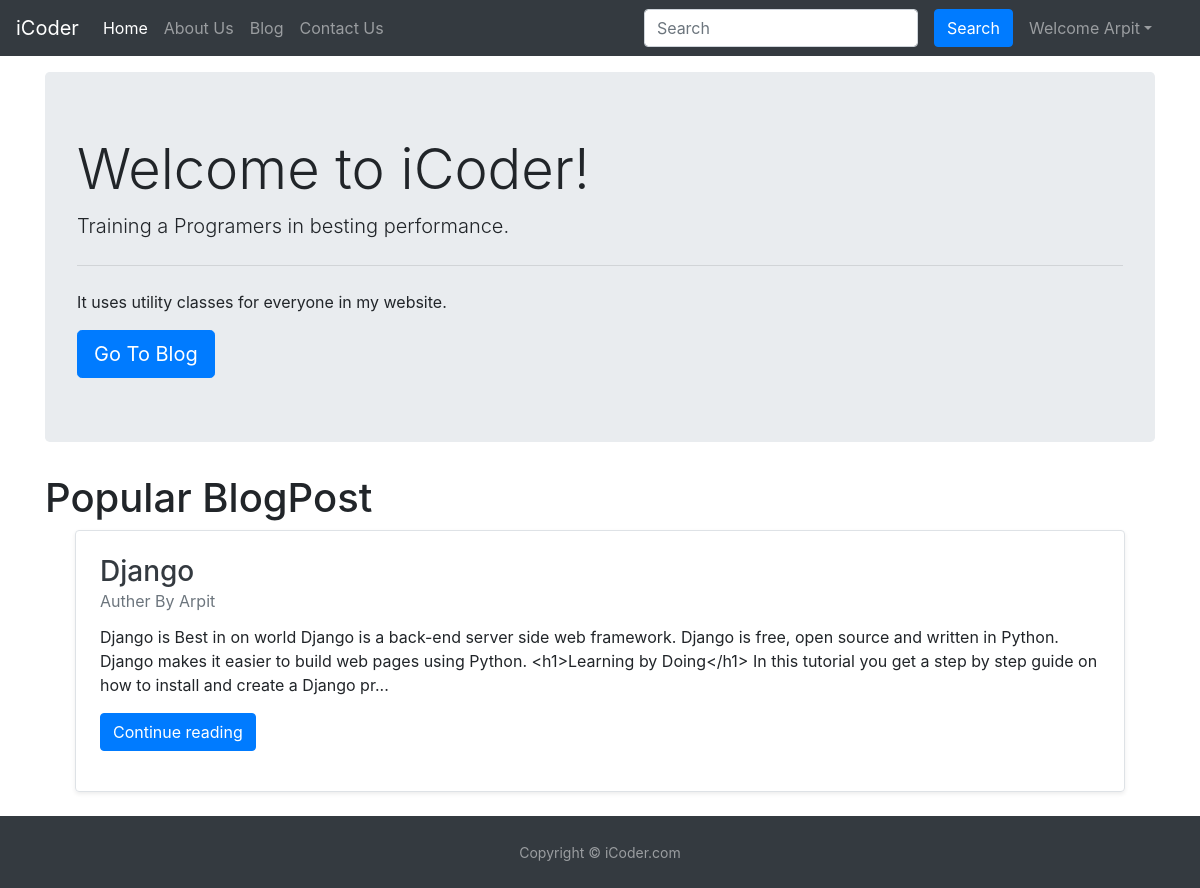
/ (signed in), run on the app's committed database.
### blog/models.py (models this page shows, shortened)
class Blog(models.Model):
    title = models.CharField(max_length=200)
    author = models.CharField(max_length=100)
    slug = models.SlugField()
    contant = models.TextField()

### home/views.py (the view)
# urls.py: 2. Add a URL to urlpatterns:  path('', views.home, name='home')
def home(request):
    allPost = Blog.objects.all()[0:1]
    params = {'allPost': allPost}
    return render(request, "home.html", params)

### templates/home.html (shortened to what this page needs)
{% extends 'base.html' %}
{% block hactivate %}active{% endblock hactivate %}
{% block body %}
<div class="jumbotron">
    <h1 class="display-4">Welcome to iCoder!</h1>
    <p class="lead">Training a Programers in besting performance.</p>
    <hr class="my-4">
    <p>It uses utility classes for everyone in my website.</p>
    <a class="btn btn-primary btn-lg" href="/blog/bloghome" role="button">Go To Blog</a>
  </div>
  <h1>Popular BlogPost</h1>
  {% for post in allPost %}
    <div class="container">
      <div class="container">
      <div class="row no-gutters border rounded overflow-hidden flex-md-row mb-4 shadow-sm h-md-250 position-relative">
        <div class="col p-4 d-flex flex-column position-static">
          <h3 class="mb-0"><a href="blog/{{post.slug}}" class="text-dark">{{post.title}}</a></h3>
          <div class="mb-1 text-muted">Auther By {{post.author}}</div>
          <p class="card-text mb-auto my-2">{{post.contant|slice:":300"}}...</p>
          <a href="blog/{{post.slug}}" class="my-3"><button class="btn btn-primary">Continue reading</button></a>
        </div>
      </div>
    </div>
  </div>
  {% endfor %}
  </div>
{% endblock body %}

### templates/base.html (shortened to what this page needs)
<!doctype html>
<html lang="en">
<head>
  <link rel="stylesheet" href="https://cdn.jsdelivr.net/npm/bootstrap@4.6.2/dist/css/bootstrap.min.css"
>
</head>
<body>
  <nav class="navbar navbar-expand-lg navbar-dark bg-dark">
    <a class="navbar-brand" href="/">iCoder</a>
    <div class="collapse navbar-collapse" id="navbarSupportedContent">
      <ul class="navbar-nav mr-auto">
        <li class="nav-item">
          <a class="nav-link {% block hactivate %}{% endblock hactivate %}" href="/">Home </a>
        </li>
        <li class="nav-item">
          <a class="nav-link {% block aactivate %}{% endblock aactivate %}" href="/about">About Us</a>
        </li>
        <li class="nav-item">
          <a class="nav-link {% block bactivate %}{% endblock bactivate %}" href="/blog/bloghome">Blog</a>
        </li>
        <li class="nav-item">
          <a class="nav-link {% block cactivate %}{% endblock cactivate %}" href="/contact">Contact Us</a>
        </li>
      </ul>
      <form class="form-inline my-2 my-lg-0" method="get" action="/blog/search">
        <input class="form-control mr-sm-2" type="search" placeholder="Search" aria-label="Search" id="search_her"
          name="search_her">
        <button class="btn btn-primary my-2 my-sm-0 mx-2" type="submit">Search</button>
      </form>
      {% if user.is_authenticated %}
      <ul class="navbar-nav mr-4">
        <li class="nav-item dropdown">
          <a class="nav-link dropdown-toggle" href='#' id="navbarDropdown" role="button" data-toggle="dropdown"> Welcome
            {{request.user}}</a>
        </li>
      </ul>
    </div>
    {% endif %}
  </nav>
  <div class="container my-3">
    {% if user.is_authenticated %}
    {% block body %}{% endblock body %}
    {% else %}
      <h1>Not Found</h1>
    {% endif %}
  <div class="container-flex">
    <footer id="sticky-footer" class="flex-shrink-0 py-4 bg-dark text-white-50">
      <div class="container text-center">
        <small>Copyright &copy; iCoder.com</small>
      </div>
    </footer>
  </div>
</body>
</html>

### data on the page
Blog: title "Django", author "Arpit", contant "Django is Best in on world Django is a back-end server side web framework. Django is free, open source and written in Python. Django makes it easier to build web pages using Python. <h1>Learning by Doing</h1> In this tutorial you get a step by step guide on how to install and create a Django pr"

### other printed values
{{ request.user }} "Arpit"
